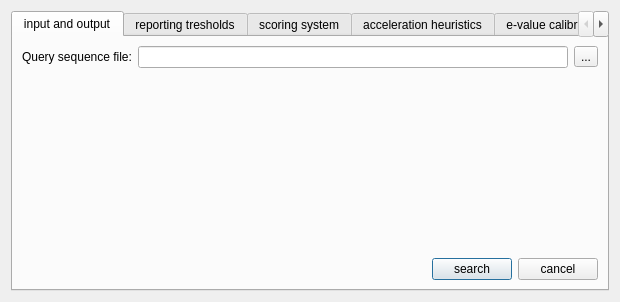
<?xml version="1.0" encoding="UTF-8"?>
<ui version="4.0">
 <class>UHMM3PhmmerDialog</class>
 <widget class="QDialog" name="UHMM3PhmmerDialog">
  <property name="geometry">
   <rect>
    <x>0</x>
    <y>0</y>
    <width>620</width>
    <height>302</height>
   </rect>
  </property>
  <property name="windowTitle">
   <string>Dialog</string>
  </property>
  <layout class="QVBoxLayout" name="verticalLayout">
   <item>
    <widget class="QTabWidget" name="mainTabWidget">
     <property name="currentIndex">
      <number>0</number>
     </property>
     <widget class="QWidget" name="inputAndOutputTab">
      <attribute name="title">
       <string>input and output</string>
      </attribute>
      <layout class="QVBoxLayout" name="verticalLayout_3">
       <item>
        <layout class="QHBoxLayout" name="horizontalLayout_2">
         <item>
          <widget class="QLabel" name="queryLabel">
           <property name="sizePolicy">
            <sizepolicy hsizetype="Preferred" vsizetype="Preferred">
             <horstretch>0</horstretch>
             <verstretch>0</verstretch>
            </sizepolicy>
           </property>
           <property name="text">
            <string>Query sequence file:</string>
           </property>
          </widget>
         </item>
         <item>
          <widget class="QLineEdit" name="queryLineEdit"/>
         </item>
         <item>
          <widget class="QToolButton" name="queryToolButton">
           <property name="text">
            <string>...</string>
           </property>
          </widget>
         </item>
        </layout>
       </item>
       <item>
        <layout class="QVBoxLayout" name="verticalLayout_2">
         <item>
          <spacer name="verticalSpacer">
           <property name="orientation">
            <enum>Qt::Vertical</enum>
           </property>
           <property name="sizeHint" stdset="0">
            <size>
             <width>20</width>
             <height>5</height>
            </size>
           </property>
          </spacer>
         </item>
         <item>
          <layout class="QHBoxLayout" name="horizontalLayout">
           <item>
            <spacer name="horizontalBottomSpacer">
             <property name="orientation">
              <enum>Qt::Horizontal</enum>
             </property>
             <property name="sizeHint" stdset="0">
              <size>
               <width>40</width>
               <height>20</height>
              </size>
             </property>
            </spacer>
           </item>
           <item>
            <widget class="QPushButton" name="okPushButton">
             <property name="text">
              <string>search</string>
             </property>
            </widget>
           </item>
           <item>
            <widget class="QPushButton" name="cancelPushButton">
             <property name="text">
              <string>cancel</string>
             </property>
            </widget>
           </item>
          </layout>
         </item>
        </layout>
       </item>
      </layout>
     </widget>
     <widget class="QWidget" name="reportingTresholdsTab">
      <attribute name="title">
       <string>reporting tresholds</string>
      </attribute>
      <layout class="QVBoxLayout" name="verticalLayout_11">
       <item>
        <layout class="QVBoxLayout" name="verticalLayout_10">
         <item>
          <layout class="QHBoxLayout" name="horizontalLayout_14">
           <item>
            <widget class="QRadioButton" name="useEvalTresholdsButton">
             <property name="sizePolicy">
              <sizepolicy hsizetype="Expanding" vsizetype="Fixed">
               <horstretch>0</horstretch>
               <verstretch>0</verstretch>
              </sizepolicy>
             </property>
             <property name="text">
              <string>report domains &lt;= this E-value threshold:</string>
             </property>
             <property name="checked">
              <bool>true</bool>
             </property>
            </widget>
           </item>
           <item>
            <widget class="QSpinBox" name="domESpinBox">
             <property name="prefix">
              <string>1E+</string>
             </property>
             <property name="minimum">
              <number>-999</number>
             </property>
             <property name="maximum">
              <number>1</number>
             </property>
             <property name="value">
              <number>1</number>
             </property>
            </widget>
           </item>
          </layout>
         </item>
         <item>
          <layout class="QHBoxLayout" name="horizontalLayout_17">
           <item>
            <widget class="QRadioButton" name="useScoreTresholdsButton">
             <property name="enabled">
              <bool>true</bool>
             </property>
             <property name="sizePolicy">
              <sizepolicy hsizetype="Expanding" vsizetype="Fixed">
               <horstretch>0</horstretch>
               <verstretch>0</verstretch>
              </sizepolicy>
             </property>
             <property name="text">
              <string>report domains &gt;= this score treshold:</string>
             </property>
            </widget>
           </item>
           <item>
            <widget class="QDoubleSpinBox" name="scoreTresholdDoubleSpin">
             <property name="enabled">
              <bool>false</bool>
             </property>
            </widget>
           </item>
          </layout>
         </item>
         <item>
          <layout class="QHBoxLayout" name="horizontalLayout_18">
           <item>
            <widget class="QCheckBox" name="domZCheckBox">
             <property name="sizePolicy">
              <sizepolicy hsizetype="Expanding" vsizetype="Fixed">
               <horstretch>0</horstretch>
               <verstretch>0</verstretch>
              </sizepolicy>
             </property>
             <property name="text">
              <string> set number of significant seqs, for domain E-value calculation:</string>
             </property>
            </widget>
           </item>
           <item>
            <widget class="QDoubleSpinBox" name="domZDoubleSpinBox">
             <property name="enabled">
              <bool>false</bool>
             </property>
             <property name="maximum">
              <double>999999999.000000000000000</double>
             </property>
            </widget>
           </item>
          </layout>
         </item>
        </layout>
       </item>
       <item>
        <spacer name="verticalSpacer_4">
         <property name="orientation">
          <enum>Qt::Vertical</enum>
         </property>
         <property name="sizeHint" stdset="0">
          <size>
           <width>20</width>
           <height>236</height>
          </size>
         </property>
        </spacer>
       </item>
      </layout>
     </widget>
     <widget class="QWidget" name="scoringSystemTab">
      <attribute name="title">
       <string>scoring system</string>
      </attribute>
      <layout class="QVBoxLayout" name="verticalLayout_5">
       <item>
        <layout class="QVBoxLayout" name="verticalLayout_4">
         <item>
          <layout class="QHBoxLayout" name="horizontalLayout_3">
           <item>
            <widget class="QLabel" name="popenLabel">
             <property name="sizePolicy">
              <sizepolicy hsizetype="Expanding" vsizetype="Preferred">
               <horstretch>0</horstretch>
               <verstretch>0</verstretch>
              </sizepolicy>
             </property>
             <property name="text">
              <string>gap open probability:</string>
             </property>
            </widget>
           </item>
           <item>
            <widget class="QDoubleSpinBox" name="popenDoubleSpinBox">
             <property name="maximum">
              <double>0.500000000000000</double>
             </property>
             <property name="singleStep">
              <double>0.010000000000000</double>
             </property>
             <property name="value">
              <double>0.020000000000000</double>
             </property>
            </widget>
           </item>
          </layout>
         </item>
         <item>
          <layout class="QHBoxLayout" name="horizontalLayout_4">
           <item>
            <widget class="QLabel" name="pextendLabel">
             <property name="sizePolicy">
              <sizepolicy hsizetype="Expanding" vsizetype="Preferred">
               <horstretch>0</horstretch>
               <verstretch>0</verstretch>
              </sizepolicy>
             </property>
             <property name="text">
              <string>gap extend probability:</string>
             </property>
            </widget>
           </item>
           <item>
            <widget class="QDoubleSpinBox" name="pextendDoubleSpinBox">
             <property name="maximum">
              <double>0.990000000000000</double>
             </property>
             <property name="singleStep">
              <double>0.050000000000000</double>
             </property>
             <property name="value">
              <double>0.400000000000000</double>
             </property>
            </widget>
           </item>
          </layout>
         </item>
        </layout>
       </item>
       <item>
        <spacer name="verticalSpacer_2">
         <property name="orientation">
          <enum>Qt::Vertical</enum>
         </property>
         <property name="sizeHint" stdset="0">
          <size>
           <width>20</width>
           <height>312</height>
          </size>
         </property>
        </spacer>
       </item>
      </layout>
     </widget>
     <widget class="QWidget" name="accHeuristicsTab">
      <attribute name="title">
       <string>acceleration heuristics</string>
      </attribute>
      <layout class="QVBoxLayout" name="verticalLayout_6">
       <item>
        <widget class="QCheckBox" name="nobiasCheckBox">
         <property name="sizePolicy">
          <sizepolicy hsizetype="Expanding" vsizetype="Fixed">
           <horstretch>0</horstretch>
           <verstretch>0</verstretch>
          </sizepolicy>
         </property>
         <property name="text">
          <string> turn off composition bias filter</string>
         </property>
        </widget>
       </item>
       <item>
        <widget class="QCheckBox" name="nonull2CheckBox">
         <property name="sizePolicy">
          <sizepolicy hsizetype="Expanding" vsizetype="Fixed">
           <horstretch>0</horstretch>
           <verstretch>0</verstretch>
          </sizepolicy>
         </property>
         <property name="text">
          <string>turn off biased composition score corrections</string>
         </property>
        </widget>
       </item>
       <item>
        <widget class="QCheckBox" name="maxCheckBox">
         <property name="sizePolicy">
          <sizepolicy hsizetype="Expanding" vsizetype="Fixed">
           <horstretch>0</horstretch>
           <verstretch>0</verstretch>
          </sizepolicy>
         </property>
         <property name="text">
          <string>Turn all heuristic filters off (less speed, more power)</string>
         </property>
        </widget>
       </item>
       <item>
        <layout class="QHBoxLayout" name="horizontalLayout_10">
         <item>
          <widget class="QLabel" name="f2Label">
           <property name="sizePolicy">
            <sizepolicy hsizetype="Expanding" vsizetype="Preferred">
             <horstretch>0</horstretch>
             <verstretch>0</verstretch>
            </sizepolicy>
           </property>
           <property name="text">
            <string>Viterbi filter treshold:</string>
           </property>
          </widget>
         </item>
         <item>
          <widget class="QDoubleSpinBox" name="f2DoubleSpinBox">
           <property name="decimals">
            <number>5</number>
           </property>
           <property name="minimum">
            <double>-999999999.000000000000000</double>
           </property>
           <property name="maximum">
            <double>999999999.000000000000000</double>
           </property>
          </widget>
         </item>
        </layout>
       </item>
       <item>
        <layout class="QHBoxLayout" name="horizontalLayout_9">
         <item>
          <widget class="QLabel" name="f1Label">
           <property name="sizePolicy">
            <sizepolicy hsizetype="Expanding" vsizetype="Preferred">
             <horstretch>0</horstretch>
             <verstretch>0</verstretch>
            </sizepolicy>
           </property>
           <property name="text">
            <string>MSV filter treshold:</string>
           </property>
          </widget>
         </item>
         <item>
          <widget class="QDoubleSpinBox" name="f1DoubleSpinBox">
           <property name="decimals">
            <number>5</number>
           </property>
           <property name="minimum">
            <double>-999999999.000000000000000</double>
           </property>
           <property name="maximum">
            <double>999999999.000000000000000</double>
           </property>
           <property name="value">
            <double>0.020000000000000</double>
           </property>
          </widget>
         </item>
        </layout>
       </item>
       <item>
        <layout class="QHBoxLayout" name="horizontalLayout_11">
         <item>
          <widget class="QLabel" name="f3Label">
           <property name="sizePolicy">
            <sizepolicy hsizetype="Expanding" vsizetype="Preferred">
             <horstretch>0</horstretch>
             <verstretch>0</verstretch>
            </sizepolicy>
           </property>
           <property name="text">
            <string>Forward filter treshold:</string>
           </property>
          </widget>
         </item>
         <item>
          <widget class="QDoubleSpinBox" name="f3DoubleSpinBox">
           <property name="decimals">
            <number>5</number>
           </property>
           <property name="minimum">
            <double>-999999999.000000000000000</double>
           </property>
           <property name="maximum">
            <double>999999999.000000000000000</double>
           </property>
          </widget>
         </item>
        </layout>
       </item>
       <item>
        <spacer name="verticalSpacer_3">
         <property name="orientation">
          <enum>Qt::Vertical</enum>
         </property>
         <property name="sizeHint" stdset="0">
          <size>
           <width>20</width>
           <height>211</height>
          </size>
         </property>
        </spacer>
       </item>
      </layout>
     </widget>
     <widget class="QWidget" name="evalCalibrationTab">
      <attribute name="title">
       <string>e-value calibration</string>
      </attribute>
      <layout class="QVBoxLayout" name="verticalLayout_8">
       <item>
        <layout class="QVBoxLayout" name="verticalLayout_7">
         <item>
          <layout class="QHBoxLayout" name="horizontalLayout_19">
           <item>
            <widget class="QLabel" name="emlLabel">
             <property name="enabled">
              <bool>true</bool>
             </property>
             <property name="sizePolicy">
              <sizepolicy hsizetype="Expanding" vsizetype="Preferred">
               <horstretch>0</horstretch>
               <verstretch>0</verstretch>
              </sizepolicy>
             </property>
             <property name="text">
              <string>length of sequences for MSV Gumbel mu fit:</string>
             </property>
            </widget>
           </item>
           <item>
            <widget class="QSpinBox" name="emlSpinBox">
             <property name="enabled">
              <bool>true</bool>
             </property>
             <property name="minimum">
              <number>1</number>
             </property>
             <property name="maximum">
              <number>999999999</number>
             </property>
             <property name="value">
              <number>200</number>
             </property>
            </widget>
           </item>
          </layout>
         </item>
         <item>
          <layout class="QHBoxLayout" name="horizontalLayout_20">
           <item>
            <widget class="QLabel" name="emnLabel">
             <property name="enabled">
              <bool>true</bool>
             </property>
             <property name="sizePolicy">
              <sizepolicy hsizetype="Expanding" vsizetype="Preferred">
               <horstretch>0</horstretch>
               <verstretch>0</verstretch>
              </sizepolicy>
             </property>
             <property name="text">
              <string>number of sequences for MSV Gumbel mu fit:</string>
             </property>
            </widget>
           </item>
           <item>
            <widget class="QSpinBox" name="emnSpinBox">
             <property name="enabled">
              <bool>true</bool>
             </property>
             <property name="minimum">
              <number>1</number>
             </property>
             <property name="maximum">
              <number>999999999</number>
             </property>
             <property name="value">
              <number>200</number>
             </property>
            </widget>
           </item>
          </layout>
         </item>
         <item>
          <layout class="QHBoxLayout" name="horizontalLayout_12">
           <item>
            <widget class="QLabel" name="evlLabel">
             <property name="sizePolicy">
              <sizepolicy hsizetype="Expanding" vsizetype="Preferred">
               <horstretch>0</horstretch>
               <verstretch>0</verstretch>
              </sizepolicy>
             </property>
             <property name="text">
              <string>length of sequences for Viterbi Gumbel mu fit:</string>
             </property>
            </widget>
           </item>
           <item>
            <widget class="QSpinBox" name="evlSpinBox">
             <property name="minimum">
              <number>1</number>
             </property>
             <property name="maximum">
              <number>999999999</number>
             </property>
             <property name="value">
              <number>200</number>
             </property>
            </widget>
           </item>
          </layout>
         </item>
         <item>
          <layout class="QHBoxLayout" name="horizontalLayout_13">
           <item>
            <widget class="QLabel" name="evnLabel">
             <property name="sizePolicy">
              <sizepolicy hsizetype="Expanding" vsizetype="Preferred">
               <horstretch>0</horstretch>
               <verstretch>0</verstretch>
              </sizepolicy>
             </property>
             <property name="text">
              <string>number of sequences for Viterbi Gumbel mu fit:</string>
             </property>
            </widget>
           </item>
           <item>
            <widget class="QSpinBox" name="evnSpinBox">
             <property name="minimum">
              <number>1</number>
             </property>
             <property name="maximum">
              <number>999999999</number>
             </property>
             <property name="value">
              <number>200</number>
             </property>
            </widget>
           </item>
          </layout>
         </item>
         <item>
          <layout class="QHBoxLayout" name="horizontalLayout_15">
           <item>
            <widget class="QLabel" name="eflLabel">
             <property name="sizePolicy">
              <sizepolicy hsizetype="Expanding" vsizetype="Preferred">
               <horstretch>0</horstretch>
               <verstretch>0</verstretch>
              </sizepolicy>
             </property>
             <property name="text">
              <string>length of sequences for Forward exp tail mu fit:</string>
             </property>
            </widget>
           </item>
           <item>
            <widget class="QSpinBox" name="eflSpinBox">
             <property name="minimum">
              <number>1</number>
             </property>
             <property name="maximum">
              <number>999999999</number>
             </property>
             <property name="value">
              <number>100</number>
             </property>
            </widget>
           </item>
          </layout>
         </item>
         <item>
          <layout class="QHBoxLayout" name="horizontalLayout_16">
           <item>
            <widget class="QLabel" name="efnLabel">
             <property name="sizePolicy">
              <sizepolicy hsizetype="Expanding" vsizetype="Preferred">
               <horstretch>0</horstretch>
               <verstretch>0</verstretch>
              </sizepolicy>
             </property>
             <property name="text">
              <string>number of sequences for Forward exp tail mu fit:</string>
             </property>
            </widget>
           </item>
           <item>
            <widget class="QSpinBox" name="efnSpinBox">
             <property name="minimum">
              <number>1</number>
             </property>
             <property name="maximum">
              <number>999999999</number>
             </property>
             <property name="value">
              <number>200</number>
             </property>
            </widget>
           </item>
          </layout>
         </item>
         <item>
          <layout class="QHBoxLayout" name="horizontalLayout_21">
           <item>
            <widget class="QLabel" name="label">
             <property name="sizePolicy">
              <sizepolicy hsizetype="Expanding" vsizetype="Preferred">
               <horstretch>0</horstretch>
               <verstretch>0</verstretch>
              </sizepolicy>
             </property>
             <property name="text">
              <string>tail mass for Forward exponential tail mu fit:</string>
             </property>
            </widget>
           </item>
           <item>
            <widget class="QDoubleSpinBox" name="eftDoubleSpinBox">
             <property name="minimum">
              <double>0.010000000000000</double>
             </property>
             <property name="maximum">
              <double>0.990000000000000</double>
             </property>
             <property name="singleStep">
              <double>0.010000000000000</double>
             </property>
             <property name="value">
              <double>0.040000000000000</double>
             </property>
            </widget>
           </item>
          </layout>
         </item>
        </layout>
       </item>
       <item>
        <spacer name="verticalSpacer_5">
         <property name="orientation">
          <enum>Qt::Vertical</enum>
         </property>
         <property name="sizeHint" stdset="0">
          <size>
           <width>20</width>
           <height>172</height>
          </size>
         </property>
        </spacer>
       </item>
      </layout>
     </widget>
     <widget class="QWidget" name="otherTab">
      <attribute name="title">
       <string>other</string>
      </attribute>
      <layout class="QVBoxLayout" name="verticalLayout_12">
       <item>
        <layout class="QVBoxLayout" name="verticalLayout_9">
         <item>
          <layout class="QHBoxLayout" name="horizontalLayout_22">
           <item>
            <widget class="QLabel" name="seedLabel">
             <property name="sizePolicy">
              <sizepolicy hsizetype="Expanding" vsizetype="Preferred">
               <horstretch>0</horstretch>
               <verstretch>0</verstretch>
              </sizepolicy>
             </property>
             <property name="text">
              <string>random generator seed:</string>
             </property>
            </widget>
           </item>
           <item>
            <widget class="QSpinBox" name="seedSpinBox">
             <property name="maximum">
              <number>999999999</number>
             </property>
             <property name="value">
              <number>42</number>
             </property>
            </widget>
           </item>
          </layout>
         </item>
         <item>
          <layout class="QHBoxLayout" name="horizontalLayout_23">
           <item>
            <spacer name="horizontalSpacer">
             <property name="orientation">
              <enum>Qt::Horizontal</enum>
             </property>
             <property name="sizeType">
              <enum>QSizePolicy::Fixed</enum>
             </property>
             <property name="sizeHint" stdset="0">
              <size>
               <width>10</width>
               <height>20</height>
              </size>
             </property>
            </spacer>
           </item>
           <item>
            <widget class="QLabel" name="seedAddLabel">
             <property name="sizePolicy">
              <sizepolicy hsizetype="Expanding" vsizetype="Preferred">
               <horstretch>0</horstretch>
               <verstretch>0</verstretch>
              </sizepolicy>
             </property>
             <property name="text">
              <string>* if 0: one-time arbitrary seed used</string>
             </property>
            </widget>
           </item>
          </layout>
         </item>
        </layout>
       </item>
       <item>
        <spacer name="verticalSpacer_6">
         <property name="orientation">
          <enum>Qt::Vertical</enum>
         </property>
         <property name="sizeHint" stdset="0">
          <size>
           <width>20</width>
           <height>312</height>
          </size>
         </property>
        </spacer>
       </item>
      </layout>
     </widget>
    </widget>
   </item>
  </layout>
 </widget>
 <resources/>
 <connections/>
</ui>
